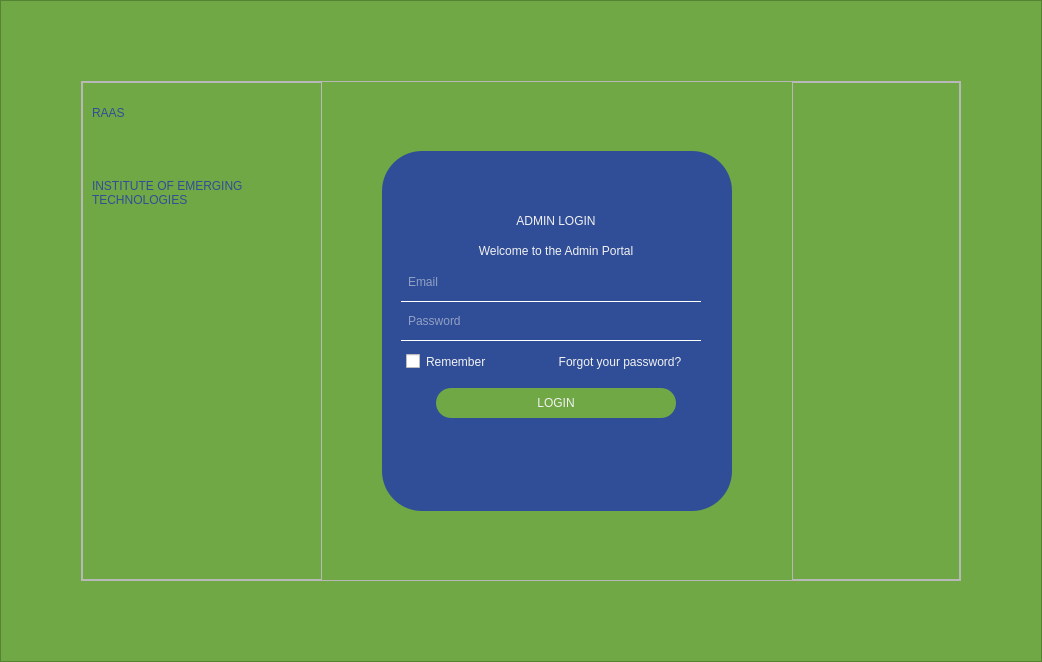
<?xml version="1.0" encoding="UTF-8"?>
<ui version="4.0">
 <class>MainWindow</class>
 <widget class="QMainWindow" name="MainWindow">
  <property name="geometry">
   <rect>
    <x>0</x>
    <y>0</y>
    <width>1042</width>
    <height>662</height>
   </rect>
  </property>
  <property name="windowTitle">
   <string>Login</string>
  </property>
  <property name="windowIcon">
   <iconset resource="icon.qrc">
    <normaloff>:/icons/icons/backgrounds/hands.png</normaloff>:/icons/icons/backgrounds/hands.png</iconset>
  </property>
  <property name="styleSheet">
   <string notr="true">QFrame#login_form{
background-color: rgb(48, 78, 151);
border-radius:40px;
margin: 60px;
}
QFrame#border_frame
{
background-color:#6fa844 ;
}
QFrame#main_frame{
background-image: url(:/icons/Background2.jpg);

background-position:center;
background-repeat:no-repeat;
}
QCheckBox#remember_me_checkbox::indicator:checked:pressed
{
background-color : green;
}</string>
  </property>
  <widget class="QWidget" name="centralwidget">
   <layout class="QVBoxLayout" name="verticalLayout">
    <property name="spacing">
     <number>0</number>
    </property>
    <property name="leftMargin">
     <number>0</number>
    </property>
    <property name="topMargin">
     <number>0</number>
    </property>
    <property name="rightMargin">
     <number>0</number>
    </property>
    <property name="bottomMargin">
     <number>0</number>
    </property>
    <item>
     <widget class="QFrame" name="border_frame">
      <property name="sizePolicy">
       <sizepolicy hsizetype="Expanding" vsizetype="Expanding">
        <horstretch>0</horstretch>
        <verstretch>0</verstretch>
       </sizepolicy>
      </property>
      <property name="styleSheet">
       <string notr="true"/>
      </property>
      <property name="frameShape">
       <enum>QFrame::StyledPanel</enum>
      </property>
      <property name="frameShadow">
       <enum>QFrame::Raised</enum>
      </property>
      <layout class="QVBoxLayout" name="verticalLayout_2">
       <property name="spacing">
        <number>0</number>
       </property>
       <property name="leftMargin">
        <number>80</number>
       </property>
       <property name="topMargin">
        <number>80</number>
       </property>
       <property name="rightMargin">
        <number>80</number>
       </property>
       <property name="bottomMargin">
        <number>80</number>
       </property>
       <item>
        <widget class="QFrame" name="main_frame">
         <property name="sizePolicy">
          <sizepolicy hsizetype="Expanding" vsizetype="Expanding">
           <horstretch>0</horstretch>
           <verstretch>0</verstretch>
          </sizepolicy>
         </property>
         <property name="maximumSize">
          <size>
           <width>16777215</width>
           <height>16777215</height>
          </size>
         </property>
         <property name="styleSheet">
          <string notr="true"/>
         </property>
         <property name="frameShape">
          <enum>QFrame::StyledPanel</enum>
         </property>
         <property name="frameShadow">
          <enum>QFrame::Raised</enum>
         </property>
         <layout class="QHBoxLayout" name="horizontalLayout">
          <property name="spacing">
           <number>0</number>
          </property>
          <property name="leftMargin">
           <number>0</number>
          </property>
          <property name="topMargin">
           <number>0</number>
          </property>
          <property name="rightMargin">
           <number>0</number>
          </property>
          <property name="bottomMargin">
           <number>0</number>
          </property>
          <item>
           <widget class="QFrame" name="heading_side_bar">
            <property name="sizePolicy">
             <sizepolicy hsizetype="Expanding" vsizetype="Preferred">
              <horstretch>0</horstretch>
              <verstretch>0</verstretch>
             </sizepolicy>
            </property>
            <property name="minimumSize">
             <size>
              <width>240</width>
              <height>0</height>
             </size>
            </property>
            <property name="frameShape">
             <enum>QFrame::StyledPanel</enum>
            </property>
            <property name="frameShadow">
             <enum>QFrame::Raised</enum>
            </property>
            <property name="lineWidth">
             <number>0</number>
            </property>
            <widget class="QLabel" name="RAAS_heading_label">
             <property name="geometry">
              <rect>
               <x>10</x>
               <y>10</y>
               <width>121</width>
               <height>41</height>
              </rect>
             </property>
             <property name="styleSheet">
              <string notr="true">color: rgb(48, 78, 151);
font: 63 32pt &quot;Bahnschrift SemiBold&quot;;</string>
             </property>
             <property name="text">
              <string>RAAS</string>
             </property>
            </widget>
            <widget class="QLabel" name="ET_label">
             <property name="geometry">
              <rect>
               <x>10</x>
               <y>60</y>
               <width>221</width>
               <height>101</height>
              </rect>
             </property>
             <property name="styleSheet">
              <string notr="true">color: rgb(48, 78, 151);
font: 25 22pt &quot;Bahnschrift Light&quot;;</string>
             </property>
             <property name="text">
              <string>INSTITUTE OF EMERGING TECHNOLOGIES</string>
             </property>
             <property name="wordWrap">
              <bool>true</bool>
             </property>
            </widget>
           </widget>
          </item>
          <item alignment="Qt::AlignHCenter|Qt::AlignVCenter">
           <widget class="QFrame" name="login_form">
            <property name="sizePolicy">
             <sizepolicy hsizetype="Expanding" vsizetype="Preferred">
              <horstretch>0</horstretch>
              <verstretch>0</verstretch>
             </sizepolicy>
            </property>
            <property name="minimumSize">
             <size>
              <width>470</width>
              <height>480</height>
             </size>
            </property>
            <property name="maximumSize">
             <size>
              <width>16777215</width>
              <height>800</height>
             </size>
            </property>
            <property name="styleSheet">
             <string notr="true"/>
            </property>
            <property name="frameShape">
             <enum>QFrame::StyledPanel</enum>
            </property>
            <property name="frameShadow">
             <enum>QFrame::Sunken</enum>
            </property>
            <property name="lineWidth">
             <number>0</number>
            </property>
            <layout class="QVBoxLayout" name="verticalLayout_3">
             <item>
              <layout class="QGridLayout" name="logingrid_layout">
               <item row="0" column="0" colspan="2">
                <widget class="QLabel" name="user_login_heading">
                 <property name="sizePolicy">
                  <sizepolicy hsizetype="Preferred" vsizetype="Fixed">
                   <horstretch>0</horstretch>
                   <verstretch>0</verstretch>
                  </sizepolicy>
                 </property>
                 <property name="styleSheet">
                  <string notr="true">color: rgb(241, 241, 241);
font: 63 20pt &quot;Bahnschrift SemiBold&quot;;
margin:5px;</string>
                 </property>
                 <property name="text">
                  <string>ADMIN LOGIN</string>
                 </property>
                 <property name="alignment">
                  <set>Qt::AlignCenter</set>
                 </property>
                </widget>
               </item>
               <item row="1" column="0" colspan="2">
                <widget class="QLabel" name="test_portal_heading">
                 <property name="sizePolicy">
                  <sizepolicy hsizetype="Preferred" vsizetype="Fixed">
                   <horstretch>0</horstretch>
                   <verstretch>0</verstretch>
                  </sizepolicy>
                 </property>
                 <property name="styleSheet">
                  <string notr="true">color: rgb(241, 241, 241);

font: 25 18pt &quot;Bahnschrift Light Condensed&quot;;
margin:5px;</string>
                 </property>
                 <property name="text">
                  <string>Welcome to the Admin Portal</string>
                 </property>
                 <property name="alignment">
                  <set>Qt::AlignCenter</set>
                 </property>
                </widget>
               </item>
               <item row="2" column="0" colspan="2">
                <widget class="QLineEdit" name="ID_lineEdit">
                 <property name="sizePolicy">
                  <sizepolicy hsizetype="Fixed" vsizetype="Fixed">
                   <horstretch>0</horstretch>
                   <verstretch>0</verstretch>
                  </sizepolicy>
                 </property>
                 <property name="minimumSize">
                  <size>
                   <width>300</width>
                   <height>0</height>
                  </size>
                 </property>
                 <property name="styleSheet">
                  <string notr="true">color: rgb(241, 241, 241);
font: 25 12pt &quot;Bahnschrift Light&quot;;
margin:5px;
background-color: rgb(48, 78, 151 0.73);
border:0px;
</string>
                 </property>
                 <property name="placeholderText">
                  <string>Email</string>
                 </property>
                </widget>
               </item>
               <item row="3" column="0" colspan="2">
                <widget class="QLineEdit" name="email_underline">
                 <property name="sizePolicy">
                  <sizepolicy hsizetype="Fixed" vsizetype="Fixed">
                   <horstretch>0</horstretch>
                   <verstretch>0</verstretch>
                  </sizepolicy>
                 </property>
                 <property name="minimumSize">
                  <size>
                   <width>300</width>
                   <height>0</height>
                  </size>
                 </property>
                 <property name="maximumSize">
                  <size>
                   <width>240</width>
                   <height>1</height>
                  </size>
                 </property>
                 <property name="styleSheet">
                  <string notr="true">color: rgb(241, 241, 241);
font: 25 12pt &quot;Bahnschrift Light&quot;;
margin:0px;
border: 1px solid white;</string>
                 </property>
                 <property name="echoMode">
                  <enum>QLineEdit::Password</enum>
                 </property>
                 <property name="placeholderText">
                  <string/>
                 </property>
                </widget>
               </item>
               <item row="4" column="0" colspan="2">
                <widget class="QLineEdit" name="password_line_edit">
                 <property name="sizePolicy">
                  <sizepolicy hsizetype="Fixed" vsizetype="Fixed">
                   <horstretch>0</horstretch>
                   <verstretch>0</verstretch>
                  </sizepolicy>
                 </property>
                 <property name="minimumSize">
                  <size>
                   <width>300</width>
                   <height>0</height>
                  </size>
                 </property>
                 <property name="styleSheet">
                  <string notr="true">color: rgb(241, 241, 241);
font: 25 12pt &quot;Bahnschrift Light&quot;;
margin:5px;
background-color: rgb(48, 78, 151 0.73);
border:0px;</string>
                 </property>
                 <property name="echoMode">
                  <enum>QLineEdit::Password</enum>
                 </property>
                 <property name="placeholderText">
                  <string>Password</string>
                 </property>
                </widget>
               </item>
               <item row="5" column="0" colspan="2">
                <widget class="QLineEdit" name="password_underline">
                 <property name="sizePolicy">
                  <sizepolicy hsizetype="Fixed" vsizetype="Fixed">
                   <horstretch>0</horstretch>
                   <verstretch>0</verstretch>
                  </sizepolicy>
                 </property>
                 <property name="minimumSize">
                  <size>
                   <width>300</width>
                   <height>0</height>
                  </size>
                 </property>
                 <property name="maximumSize">
                  <size>
                   <width>240</width>
                   <height>1</height>
                  </size>
                 </property>
                 <property name="styleSheet">
                  <string notr="true">color: rgb(241, 241, 241);
font: 25 12pt &quot;Bahnschrift Light&quot;;
margin:0px;
border: 1px solid white;</string>
                 </property>
                 <property name="echoMode">
                  <enum>QLineEdit::Password</enum>
                 </property>
                 <property name="placeholderText">
                  <string/>
                 </property>
                </widget>
               </item>
               <item row="6" column="0">
                <widget class="QCheckBox" name="remember_me_checkbox">
                 <property name="minimumSize">
                  <size>
                   <width>100</width>
                   <height>0</height>
                  </size>
                 </property>
                 <property name="maximumSize">
                  <size>
                   <width>100</width>
                   <height>16777215</height>
                  </size>
                 </property>
                 <property name="styleSheet">
                  <string notr="true">color: rgb(241, 241, 241);
font: 10pt &quot;Bahnschrift Light&quot;;margin:5px;</string>
                 </property>
                 <property name="text">
                  <string>Remember</string>
                 </property>
                </widget>
               </item>
               <item row="6" column="1">
                <widget class="QPushButton" name="forget_pass_btn">
                 <property name="sizePolicy">
                  <sizepolicy hsizetype="Expanding" vsizetype="Preferred">
                   <horstretch>0</horstretch>
                   <verstretch>0</verstretch>
                  </sizepolicy>
                 </property>
                 <property name="minimumSize">
                  <size>
                   <width>150</width>
                   <height>30</height>
                  </size>
                 </property>
                 <property name="maximumSize">
                  <size>
                   <width>150</width>
                   <height>30</height>
                  </size>
                 </property>
                 <property name="styleSheet">
                  <string notr="true">background-color: rgb(48, 78, 151);

border:0px;
border-shadow:0px;
color: rgb(241, 241, 241);
font: 10pt &quot;Bahnschrift Light&quot;;margin:5px;
vertical-align: center;
horizontal-align: center;</string>
                 </property>
                 <property name="text">
                  <string>Forgot your password?</string>
                 </property>
                 <property name="autoDefault">
                  <bool>false</bool>
                 </property>
                 <property name="flat">
                  <bool>false</bool>
                 </property>
                </widget>
               </item>
               <item row="7" column="0" colspan="2" alignment="Qt::AlignHCenter">
                <widget class="QPushButton" name="login_btn">
                 <property name="sizePolicy">
                  <sizepolicy hsizetype="Expanding" vsizetype="Preferred">
                   <horstretch>0</horstretch>
                   <verstretch>0</verstretch>
                  </sizepolicy>
                 </property>
                 <property name="minimumSize">
                  <size>
                   <width>250</width>
                   <height>40</height>
                  </size>
                 </property>
                 <property name="maximumSize">
                  <size>
                   <width>100</width>
                   <height>40</height>
                  </size>
                 </property>
                 <property name="styleSheet">
                  <string notr="true">background-color: rgb(111, 168, 68);
border-radius: 15px;
color: rgb(241, 241, 241);
font:  bold 10pt &quot;Bahnschrift Light&quot;;margin:5px;
vertical-align: center;
horizontal-align: center;</string>
                 </property>
                 <property name="text">
                  <string>LOGIN</string>
                 </property>
                 <property name="autoDefault">
                  <bool>false</bool>
                 </property>
                 <property name="flat">
                  <bool>false</bool>
                 </property>
                </widget>
               </item>
               <item row="8" column="0" colspan="2">
                <widget class="QLabel" name="error_label">
                 <property name="enabled">
                  <bool>true</bool>
                 </property>
                 <property name="sizePolicy">
                  <sizepolicy hsizetype="Fixed" vsizetype="Fixed">
                   <horstretch>0</horstretch>
                   <verstretch>0</verstretch>
                  </sizepolicy>
                 </property>
                 <property name="minimumSize">
                  <size>
                   <width>200</width>
                   <height>0</height>
                  </size>
                 </property>
                 <property name="styleSheet">
                  <string notr="true">color: rgb(255, 0, 0);
font: 25 12pt &quot;Bahnschrift Light&quot;;
margin:5px;</string>
                 </property>
                 <property name="text">
                  <string/>
                 </property>
                 <property name="alignment">
                  <set>Qt::AlignCenter</set>
                 </property>
                </widget>
               </item>
              </layout>
             </item>
            </layout>
           </widget>
          </item>
          <item>
           <widget class="QFrame" name="logo_side_bar">
            <property name="sizePolicy">
             <sizepolicy hsizetype="Expanding" vsizetype="Preferred">
              <horstretch>0</horstretch>
              <verstretch>0</verstretch>
             </sizepolicy>
            </property>
            <property name="minimumSize">
             <size>
              <width>150</width>
              <height>0</height>
             </size>
            </property>
            <property name="styleSheet">
             <string notr="true"/>
            </property>
            <property name="frameShape">
             <enum>QFrame::StyledPanel</enum>
            </property>
            <property name="frameShadow">
             <enum>QFrame::Raised</enum>
            </property>
            <property name="lineWidth">
             <number>0</number>
            </property>
            <layout class="QGridLayout" name="gridLayout">
             <property name="topMargin">
              <number>0</number>
             </property>
             <property name="rightMargin">
              <number>0</number>
             </property>
             <property name="bottomMargin">
              <number>0</number>
             </property>
             <property name="spacing">
              <number>0</number>
             </property>
             <item row="0" column="0" alignment="Qt::AlignRight|Qt::AlignBottom">
              <widget class="QLabel" name="hunar_logo">
               <property name="minimumSize">
                <size>
                 <width>80</width>
                 <height>120</height>
                </size>
               </property>
               <property name="maximumSize">
                <size>
                 <width>80</width>
                 <height>120</height>
                </size>
               </property>
               <property name="styleSheet">
                <string notr="true">background-image: url(:/icons/icons/backgrounds/Asset 7-100.jpg);
background-repeat: no-repeat; 

 background-position: right;
margin:5px;
</string>
               </property>
               <property name="text">
                <string/>
               </property>
               <property name="alignment">
                <set>Qt::AlignBottom|Qt::AlignRight|Qt::AlignTrailing</set>
               </property>
              </widget>
             </item>
            </layout>
           </widget>
          </item>
         </layout>
        </widget>
       </item>
      </layout>
     </widget>
    </item>
   </layout>
  </widget>
 </widget>
 <resources>
  <include location="icon.qrc"/>
 </resources>
 <connections/>
</ui>
